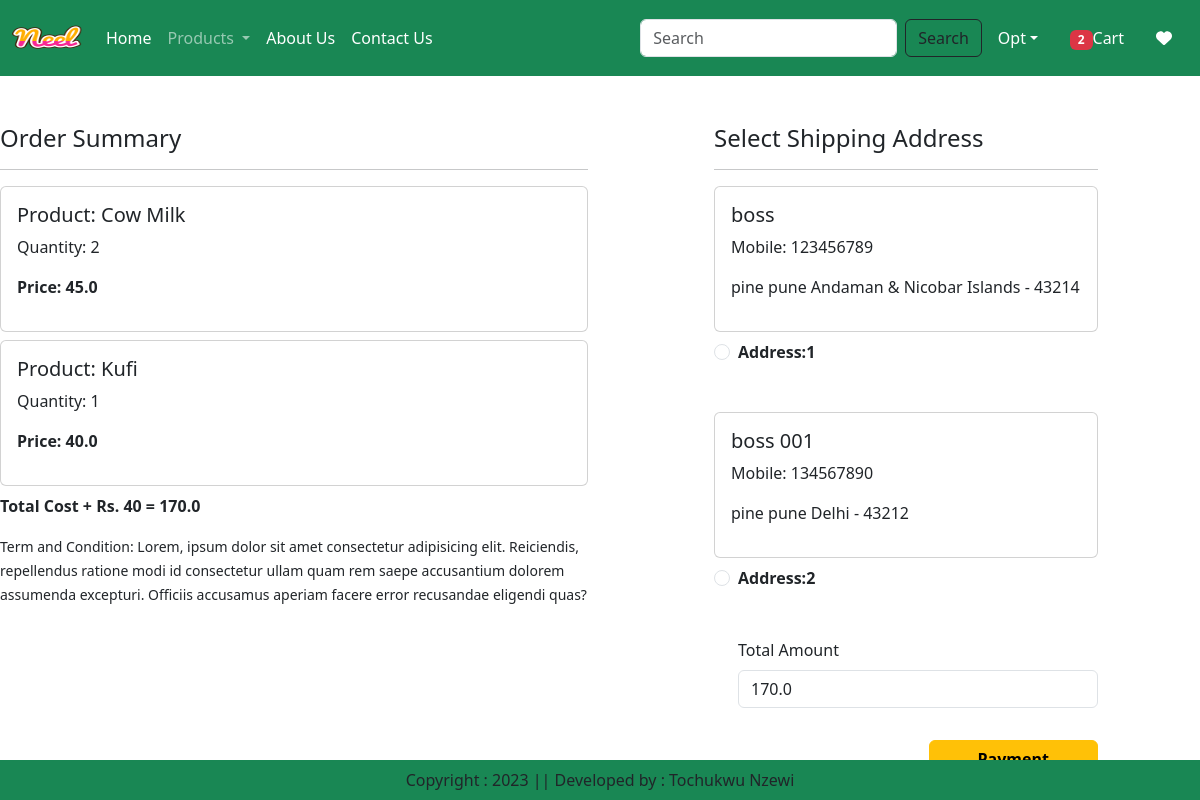
/checkout/ (signed in), run on an earlier commit of the app's database.
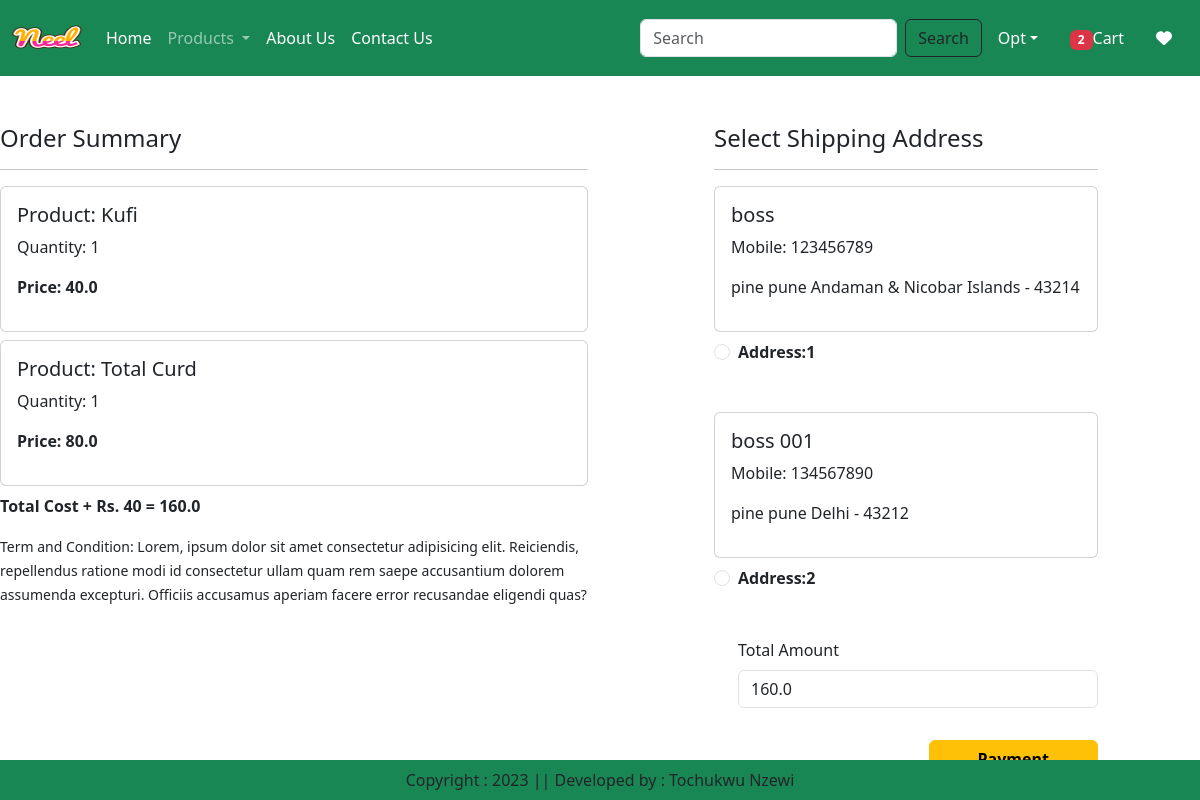
And on a later commit of the database.
### app/models.py (models this page shows, shortened)
class Cart(models.Model):
    user = models.ForeignKey(User,on_delete=models.CASCADE)
    product = models.ForeignKey(Product,on_delete=models.CASCADE)
    quantity = models.PositiveIntegerField(default=1)

class Product(models.Model):
    title = models.CharField(max_length=100)
    selling_price = models.FloatField()
    discounted_price = models.FloatField()
    description = models.TextField(default='')
    composition = models.TextField(default='')
    prodapp = models.TextField(default='')
    category = models.CharField(choices=CATEGORY_CHOICES, max_length=2)
    product_image = models.ImageField(upload_to='product')

class Customer(models.Model):
    user = models.ForeignKey(User,on_delete=models.CASCADE)
    name = models.CharField(max_length=200)
    locality = models.CharField(max_length=200)
    city = models.CharField(max_length=50)
    mobile = models.IntegerField(default=0)
    zipcode = models.IntegerField()
    state = models.CharField(choices=STATE_CHOICES,max_length=100)

### app/views.py (the view)
# urls.py: path('checkout/', views.checkout.as_view(), name='checkout'),
class checkout(View):
    def get(self,request):
        totalitem = 0
        wishitem=0
        if request.user.is_authenticated:
            totalitem = len(Cart.objects.filter(user=request.user))
            wishitem = len(Wishlist.objects.filter(user=request.user))
        user=request.user
        add=Customer.objects.filter(user=user)
        cart_items=Cart.objects.filter(user=user)
        famount = 0
        for p in cart_items:
            value = p.quantity * p.product.discounted_price
            famount = famount + value
        totalamount = famount + 40
        return render(request, 'app/checkout.html',locals())

### app/templates/app/checkout.html (shortened to what this page needs)
{% extends 'app/base.html' %}
{% load static %}
{% block main-content %}
<div class="conatiner">
<div class="row mt-5">
    <div class="col-sm-6">
        <h4>Order Summary</h4>
        <hr>
        {% for item in cart_items %}
          <div class="card mb-2">
              <div class="card-body">
                  <h5>Product: {{item.product.title}}</h5>
                  <p>Quantity: {{item.quantity}}</p>
                  <p class="fw-bold">Price: {{item.product.discounted_price}}</p>
              </div>
          </div>
        {% endfor %}
        <p class="fw-bold">Total Cost + Rs. 40 = {{totalamount}}</p>
        <small>Term and Condition: Lorem, ipsum dolor sit amet consectetur adipisicing elit. Reiciendis, repellendus ratione modi id consectetur ullam quam rem saepe accusantium dolorem assumenda excepturi.
            Officiis accusamus aperiam facere error recusandae eligendi quas?</small>
    </div>
    <div class="col-sm-4 offset-sm-1">
        <h4>Select Shipping Address</h4>
        <hr>
        <form method="post" id="myform">
            {% for ad in add %}
            <div class="card">
                <div class="card-body">
                <h5>{{ad.name}}</h5>
                <p>Mobile: {{ad.mobile}}</p>
                <p>{{ad.locality}} {{ad.city}} {{ad.state}} - {{ad.zipcode}}</p>
                </div>
            </div>
            <div class="form-check mt-2 mb-5">
                <input class="form-check-input" type="radio" name="custid" id="custadd" id="custadd{{forloop.counter}}" value="{{ad.id}}">
                <label class="form-check-label fw-bold" for="custadd{{forloop.counter}}">
                    Address:{{forloop.counter}}
                </label>
            </div>
            {% endfor %}
               <div class="form-check mb-3">
                   <label for="totalamount" class="form-label">Total Amount</label>
                   <input type="number" class="form-control" name="totalamount" value="{{totalamount}}" readonly>
               </div>
               <div class="text-end">
                   <button id="paypal-button1" type="submit" class="btn btn-warning mt-3 px-5 fw-bold">Payment</button>
               </div>
        </form>
    </div>
   </div>
</div>
{% endblock main-content %}

What changed in the data, as far as the page shows it:
removed Cart: product "Cow Milk", quantity "2", product.discounted_price "45.0"
added Cart: product "Total Curd", quantity "1", product.discounted_price "80.0"
Also different on the page:
{{ totalamount }}: "170.0" → "160.0"
form field totalamount: "170.0" → "160.0"
